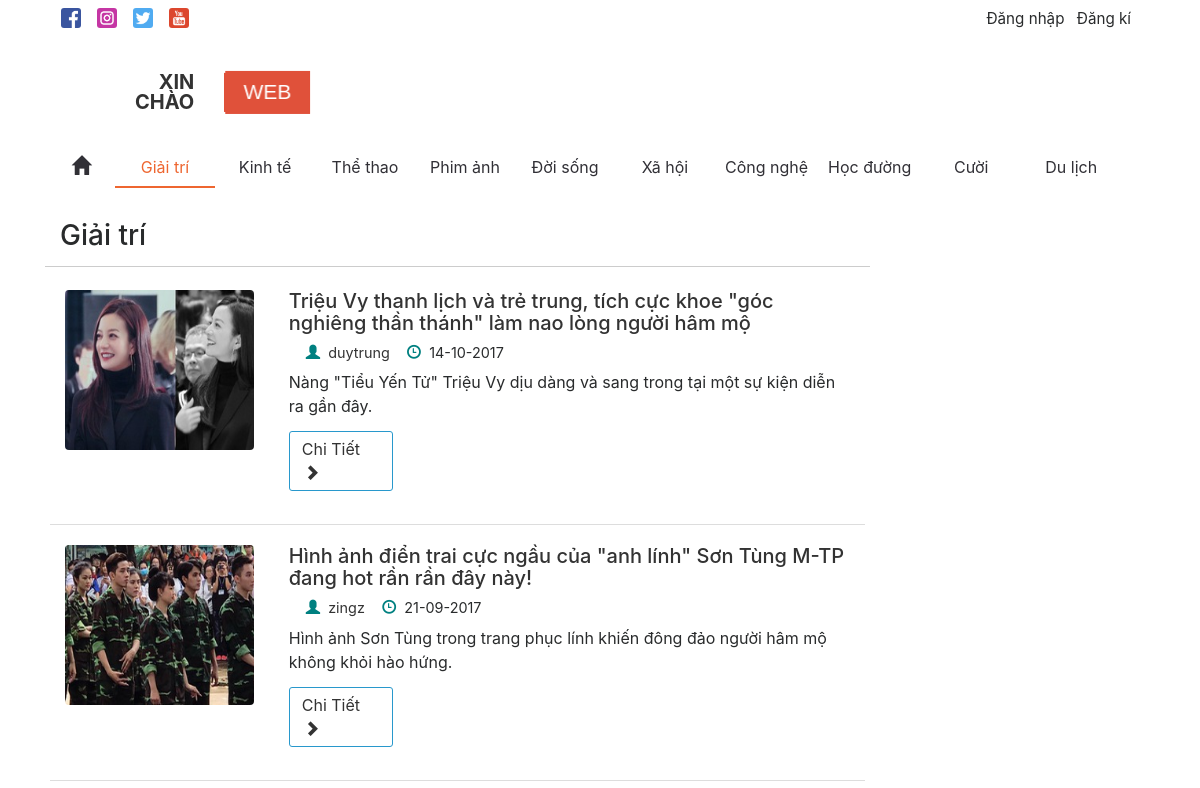
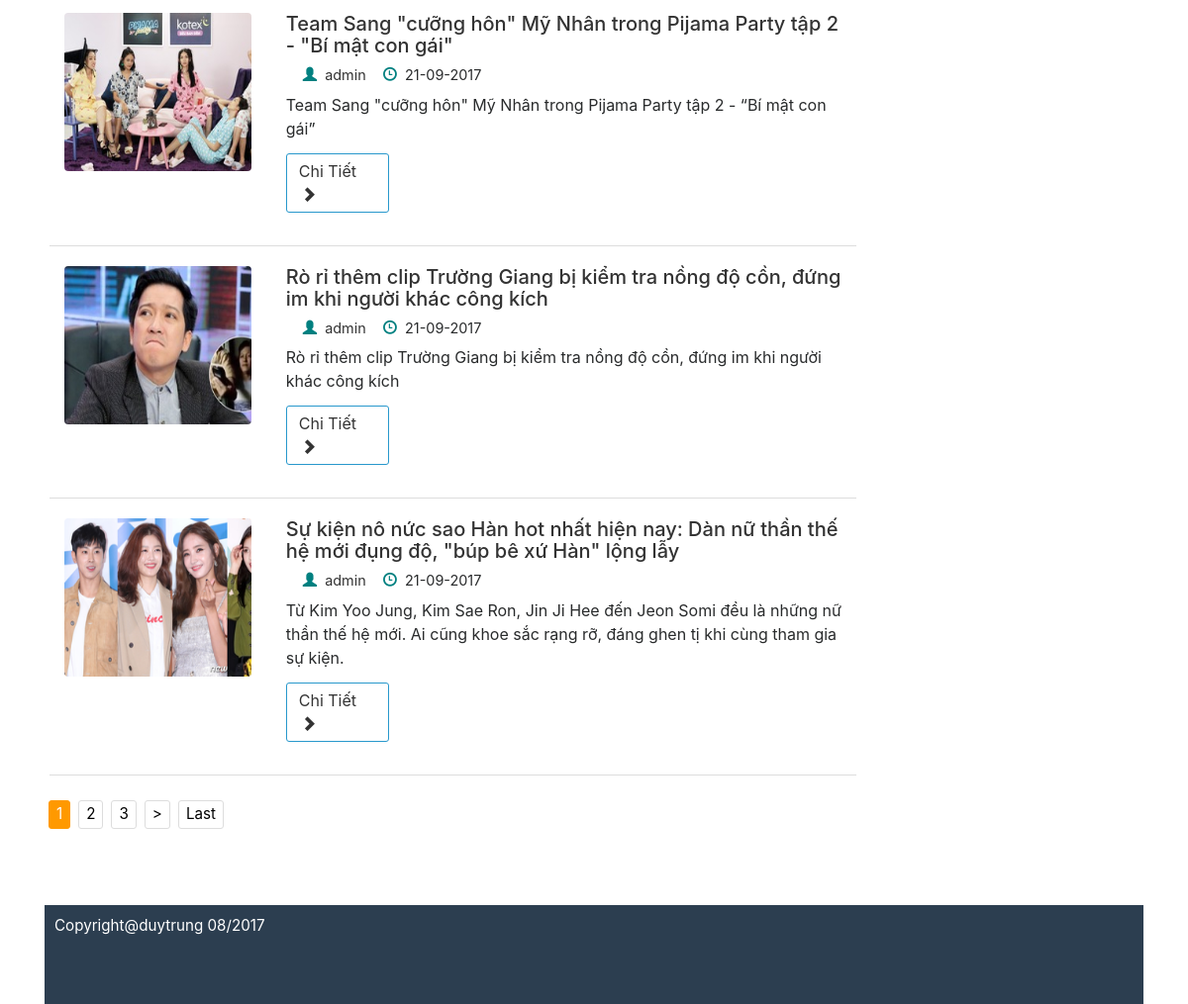
Page /category.php?cid=1 on the committed database (2 pictures, top to bottom).
### tables this page shows
CREATE TABLE `category` (
  `cate_id` int(11) NOT NULL,
  `cate_name` varchar(100) NOT NULL
);

CREATE TABLE `tintuc` (
  `news_id` int(11) NOT NULL,
  `news_title` varchar(500) NOT NULL,
  `hinhanh` varchar(100) NOT NULL,
  `mota` text NOT NULL,
  `content` text NOT NULL,
  `post_on` datetime NOT NULL,
  `cate_id` int(11) NOT NULL,
  `user_id` int(11) NOT NULL
);

CREATE TABLE `users` (
  `user_id` int(11) NOT NULL,
  `user_name` varchar(50) NOT NULL,
  `password` varchar(50) NOT NULL,
  `join_date` date NOT NULL,
  `level` int(11) NOT NULL
);

### library/function.php (called while the page is built, shortened)
<?php
	function cutString($str,$lenght,$ext = "...")
	{
		if(mb_strlen($str,'UTF-8') > $lenght)
		{
			$str = substr($str , 0, $lenght);
			$index = strripos($str , " ");
			return substr($str, 0, $index)." ". $ext ;
		}else{
			return $str;
		}
	}
	function formatTimetoDay($time)
	{
		$timestamp = strtotime($time);
		return date("d-m-Y",$timestamp);
	}
	function getNewsonCateid($cate_id,$start,$displayItem)
	{
		global $conn;
		$sql= "SELECT t.news_id,t.cate_id,t.news_title,t.hinhanh,t.mota,t.post_on,u.user_name ";
		$sql .= " FROM tintuc t " ;
		$sql .= " INNER JOIN users u ";
		$sql .= " USING(user_id) ";
		$sql .= " WHERE cate_id = :cate_id ";
		$sql .= " ORDER BY news_id DESC ";
		$sql .= " LIMIT :start,:displayItem ";
		$stmt = $conn->prepare($sql);
		$stmt->bindParam(":cate_id",$cate_id,PDO::PARAM_INT);
		$stmt->bindParam(":start",$start,PDO::PARAM_INT);
		$stmt->bindParam(":displayItem",$displayItem,PDO::PARAM_INT);
		return $stmt;
	}
  	function unicode_convert($str)
  	{
        $unicode = array(
            'a'=>array('á','à','ả','ã','ạ','ă','ắ','ặ','ằ','ẳ','ẵ','â','ấ','ầ','ẩ','ẫ','ậ'),
                'A'=>array('Á','À','Ả','Ã','Ạ','Ă','Ắ','Ặ','Ằ','Ẳ','Ẵ','Â','Ấ','Ầ','Ẩ','Ẫ','Ậ'),
                'd'=>array('đ'),
                'D'=>array('Đ'),
                'e'=>array('é','è','ẻ','ẽ','ẹ','ê','ế','ề','ể','ễ','ệ'),
                'E'=>array('É','È','Ẻ','Ẽ','Ẹ','Ê','Ế','Ề','Ể','Ễ','Ệ'),
                'i'=>array('í','ì','ỉ','ĩ','ị'),
                'I'=>array('Í','Ì','Ỉ','Ĩ','Ị'),
                'o'=>array('ó','ò','ỏ','õ','ọ','ô','ố','ồ','ổ','ỗ','ộ','ơ','ớ','ờ','ở','ỡ','ợ'),
                '0'=>array('Ó','Ò','Ỏ','Õ','Ọ','Ô','Ố','Ồ','Ổ','Ỗ','Ộ','Ơ','Ớ','Ờ','Ở','Ỡ','Ợ'),
                'u'=>array('ú','ù','ủ','ũ','ụ','ư','ứ','ừ','ử','ữ','ự'),
                'U'=>array('Ú','Ù','Ủ','Ũ','Ụ','Ư','Ứ','Ừ','Ử','Ữ','Ự'),
                'y'=>array('ý','ỳ','ỷ','ỹ','ỵ'),
                'Y'=>array('Ý','Ỳ','Ỷ','Ỹ','Ỵ'),
                 '-'=>array(' ','&quot;','.','?',':','!'),
                ''=>array('(',')',',',"'",'"')
            );
            foreach($unicode as $nonUnicode=>$uni){
              foreach($uni as $value)
              $str = str_replace($value,$nonUnicode,$str);
            }
      return $str;
  	}
?>

### category.php (the view)
<?php
	include('templates/header.php');
?>
		<div id='content' class='row'>
			<div class="col-xs-6 col-sm-12 col-md-10 col-lg-10 cate-item">
				<div class='row cate-content'>
				<?php
				if(isset($_GET['cid']))
				{
					$cate_id =$_GET['cid'];
					$sql = "SELECT * FROM category WHERE cate_id = :cate_id" ;
					$stmt= $conn->prepare($sql);
					$stmt->bindParam(":cate_id",$cate_id,PDO::PARAM_INT);
					$stmt->execute();
					if($stmt->rowCount()>0){
						$cate = $stmt->fetch(PDO::FETCH_OBJ);
						echo "<h3>".$cate->cate_name."</h3>";
					?>
				<?php
					$displayItem = 5;
					$sql = "SELECT news_id FROM tintuc WHERE cate_id = :cate_id ";
					$stmt= $conn->prepare($sql);
					$stmt->bindParam(":cate_id",$cate_id,PDO::PARAM_INT);
					$stmt->execute();
					$totalNew = $stmt->rowCount();
					$totalPage = ceil($totalNew/$displayItem);
					if(isset($_GET['page']) && filter_var($_GET['page'],FILTER_VALIDATE_INT) && $_GET['page']>0)
					{
						if($_GET['page'] > $totalPage)
						{
							$start = ($totalPage-1) * $displayItem;
						}else{
							$start = ($_GET['page']-1) * $displayItem;
						}
					}else{
						$start = 0;
					}
					$stmt = getNewsonCateid($cate_id,$start,$displayItem);
					$stmt->execute();
					if($stmt->rowCount() > 0)
					{
						$tintucs = $stmt->fetchALl(PDO::FETCH_OBJ);
						foreach($tintucs as $tin)
						{
						$tieude_khongdau = strtolower(unicode_convert($tin->news_title));
				?>
					<div class="media row">
						<div class='img-media  col-12 col-md-3'>
							<a href="tin-tuc/<?php echo $tin->news_id;?>/<?php echo $tieude_khongdau;?>.html" ><img class="d-flex mr-3" src="upload/<?php echo $tin->hinhanh;?>" alt="Generic placeholder image">
							<div class='blackFrame'></div></a>
						</div>
					  	<div class="media-body col-12 col-md-9">
						   <h5 class="mt-0"><a href="tin-tuc/<?php echo $tin->news_id;?>/<?php echo $tieude_khongdau;?>.html"><?php echo $tin->news_title;?></a></h5>
						    <p class="extend"><span class="glyphicon glyphicon-user" aria-hidden="true"></span><a href=""><?php echo $tin->user_name;?></a><span class="glyphicon glyphicon-time" aria-hidden="true"></span><?php echo formatTimetoDay($tin->post_on); ?></p>
						   	<?php
						   	echo cutString($tin->mota,180);
						   	?>
						   	<a href="tin-tuc/<?php echo $tin->news_id;?>/<?php echo $tieude_khongdau;?>.html"><div class="button">Chi Tiết  <span class="glyphicon glyphicon-chevron-right" aria-hidden="true"></span></div></a>
					  	</div>
					</div>
					<?php
						}
					}else{
						echo "<p class='alert alert-danger'>Không có bài viết ở trong chuyên mục này</p>";
					}
						$pageShow = 5;
						phantrangcate($pageShow,$displayItem, $totalPage, $start);
				}else{
					echo "<p class='alert alert-danger'>chuyên mục không tồn tại</p>";
					}
				}
				?>
				</div>
			</div>
	<?php include('templates/footer.php');
	?>

### templates/header.php (shortened to what this page needs)
<?php
	include_once('library/connect.php');
	include_once('library/phantrang1.php');
	include('library/function.php');
?>
<!DOCTYPE html>
<html>
<head lang="vi">
	<link rel="stylesheet" href="public/css/bootstrap.min.css">
	<link rel="stylesheet" type="text/css" href="public/css/mystyle.css">
	<link href="public/css/glyphicons.css" rel="stylesheet" />
</head>
<body>
	<div class="container" id='tp'>
		<nav class="navbar navbar-toggleable-md navbar-light bg-faded" id='nav-top'>
			  <div class="collapse navbar-collapse" id="navbarSupportedContent">
			    <ul class="navbar-nav mr-auto">
			      	<li class="nav-item">
			       		<a class="navbar-brand" href="#">
				    		<img src="library/images/icon-face.png" width="20" height="20" alt="">
				  		</a>
			      	</li>
			      	<li class="nav-item">
			      	 	<a class="navbar-brand" href="#">
				    		<img src="library/images/icon-instar.png" width="20" height="20" alt="">
				  		</a>
			      	</li>
			      	<li class="nav-item">
			       		<a class="navbar-brand" href="#">
				    		<img src="library/images/icon-tweet.png" width="20" height="20" alt="">
				  		</a>
			      	</li>
			      	<li class="nav-item">
			       		<a class="navbar-brand" href="#">
				    		<img src="library/images/icon-youtub.png" width="20" height="20" alt="">
				  		</a>
			      	</li>
			    </ul>
			    <div class="my-2 my-lg-0" id='nav-top-right'>
			    	<?php
			    		if(isset($_SESSION['user_name']))
			    		{
			    	?>
			    			<a class="mr-sm-2"><span class="glyphicon glyphicon-user" aria-hidden="true"></span> <?php echo $_SESSION['user_name'];?></a>
			    			<a class="mr-sm-2" href="logout.php">Đăng xuất</a>
			    			<?php if($_SESSION['level']==4)
			    			{?>
			    				<a class="mr-sm-2" href="admin/admin.php">Quản lí</a>
			    			<?php
			    			}?>
			    	<?php
			    		}
			    	else{
					?>
						<a class="mr-sm-2 login-btn" data-toggle="modal" data-target="#myLogin" >Đăng nhập</a>
			      		<a class="mr-sm-2 register-btn" data-toggle="modal" data-target="#myLogin" >Đăng kí</a>
					<?php
			    	}
			    	?>
			    </div>
			  </div>
			</nav>
		<div class="row" id='header'>
			<div class="col-xs-6 col-sm-12 col-md-4 col-lg-4">
				<div id="main">
		            <div id="msg"><a href="index.php">XIN<br>CHÀO</a></div>
		            <div id="box">
		                <div id="side1">WEB</div>
		                <div id="side3">TỨC</div>
		                <div id="side4">TIN</div>
            		</div>
       			</div>
			</div>
		</div>
	</div>
	<?php require("navs.php");?>
	<div class="container">

### templates/navs.php (shortened to what this page needs)
<div class="container" id="nav-menu">
	<nav class="nav" id="navs">
		<a href="trang-chu.html" class=" nav-link <?php echo isset($_GET['cid']) || isset($_GET['nid'])?"":"active";?>"><span class="glyphicon glyphicon-home" aria-hidden="true" style="font-size: 1.2em;padding-bottom: 0px"></span></a>
		<?php
			$sql = "SELECT * FROM category";
			$stmt = $conn->prepare($sql);
			$stmt->execute();
			$cates = $stmt->fetchAll(PDO::FETCH_OBJ);
			if($stmt->rowCount()==0)
			{
				echo "<p>Chưa có chuyên mục nào</p>";
			}
			else{
				foreach ($cates as $cate) {
				$cate_khongdau = strtolower(unicode_convert($cate->cate_name));
				if((isset($_GET['cid']) && $_GET['cid'] == $cate->cate_id )|| (isset($cate_idx) && $cate_idx ==  $cate->cate_id)){
					$active = "active";
				}else{
					$active = "";
				}
				echo "<a class='nav-link ".$active."' href='danh-muc/".$cate->cate_id."/".$cate_khongdau.".html'>$cate->cate_name</a>";
				}
			}
		?>
	</nav>
</div>

### library/phantrang1.php (shortened to what this page needs)
<?php
function phantrangcate($pageShow,$displayItem,$totalPage,$start)
{
	if($totalPage > 1){
		$actual_link = (isset($_SERVER['HTTPS']) ? "https" : "http") . "://$_SERVER[HTTP_HOST]$_SERVER[REQUEST_URI]";
		$currentPage= $start/$displayItem + 1;
				$first="";
				$prew="";
				$next="";
				$last="";
				if($currentPage<$totalPage){
					$last= "<a href='$actual_link&page=$totalPage'>Last</a>";
					$next= "<a href='$actual_link&page=".($currentPage+1)."'>></a>";
				}
					if($totalPage>$pageShow){
						if($currentPage==1){
							$startPage=1;
							$endPage=$pageShow;
						}else if($currentPage==$totalPage){
								$endPage=$totalPage;
								$startPage=$totalPage - $pageShow + 1;
						}else{
							$startPage= $currentPage - ($pageShow-1)/2;
							$endPage= $currentPage + ($pageShow-1)/2;
							if($startPage<1){
								$startPage=1;
								$endPage=$endPage+1;
							}
							if($endPage>$totalPage){
								$startPage=$startPage-1;
								$endPage=$totalPage;
							}
						}
					}
					else{
						$startPage = 1 ;
						$endPage= $totalPage;
					}
					$listPage="";
					for($i=$startPage;$i<=$endPage;$i++){
						if($i==$currentPage){
							$listPage.="<a href='$actual_link&page=$i' class='active'>$i</a>";
						}else{
							$listPage.="<a href='$actual_link&page=$i'>$i</a>";
						}
					}
		echo "<div class='center'>";
		echo "<div class='pagination'>".$first.$prew.$listPage.$next.$last."</div>";
		echo "</div>";
 	}
}
?>

### templates/footer.php (shortened to what this page needs)
		<div class="col-xs-6 col-sm-12 col-md-2 col-lg-2">
		</div>
	</div>
		<div id="footer">
			Copyright@duytrung 08/2017
		</div>
	</div>
</body>
</html>

### public/css/mystyle.css (style rules this page uses)
a { color: #333; }
p { line-height: 1.5em; }
.bg-faded { background-color: #fff; padding-top: 0px; padding-bottom: 0px; }
#nav-top img { border-radius: 3px; margin-top: -5px; width:20px; height:20px; }
#nav-top-right { padding-top: 8px; font-size: 0.95em; }
#header { height: 80px; margin-top: 30px; position: relative; }
.nav-link { padding: 3px 10px; }
#navs { margin:0px; background-color: #fff; z-index: 111; }
#navs a { color: #313036; padding-top: 7px; padding-bottom: 7px; min-width: 100px; text-align: center; }
#navs a:first-child { min-width: 70px !important; }
#navs .active { color: #EE6630; border-bottom: 2px solid #EE6630; transition: all .2s; }
#content { margin:17px 0px; min-height: 370px; }
.cate-item { padding: 0px; border-radius: 4px; padding-bottom: 17px; margin-bottom: 17px; }
.cate-content { padding: 0px 115px 20px 15px; }
.cate-content h3 { width: 100%; padding: 15px; border-bottom: 1px solid #ccc; }
.cate-item .media { margin: 5px; padding: 10px 0px 20px 0px; border-bottom: 1px solid #ddd; }
.cate-item .img-media { width: 220px; height:160px; overflow:hidden; margin-right: 20px; position: relative; border-radius: 4px; }
.cate-item .media img { width: 220px; height:160px; border-radius: 4px; transition: all .5s ease-in-out; }
.extend { font-size: 0.92em; margin-bottom: 7px; }
.cate-item .media-body span { margin-left: 10px; }
.glyphicon { margin-left:2px !important; }
.button { width: 104px; margin: 13px 0px; padding: 5px 12px; border: 1px solid #2898cc; cursor: pointer; position: relative; overflow: hidden; border-radius: 3px; color: #333; }
.button:after { content: ""; width: 0px; left: -10%; height: 120%; bottom: 0; position: absolute; transform: skewX(15deg); background-color: #2898cc; z-index: -1; transition: .5s; }
#footer { font-size: 0.95em; width: 100%; height: 100px; padding: 10px; color: #fff; background-color: #2c3e50; }
.extend .glyphicon { font-size: 1em; margin: 0px 6px 0px 10px; padding-left: 15px; padding-right: 2px; color: #008080; }
.extend { font-size: 0.9em; }
.center { text-align: center; margin-top: 20px; }
.pagination { display: inline-block; }
.pagination a { font-size: 0.95em; color: black; float: left; padding: 2px 7px; border-radius: 3px; text-decoration: none; transition: background-color .3s; border: 1px solid #ddd; margin: 0 4px; }
.pagination a.active { background-color: #FF9900; color: white !important; border: 1px solid #FF9900; }
#main { width: 170px; height: 40px; position: absolute; top:30%; left: 50%; transform: translate(-50%,-50%); perspective: 800px; }
#msg { font-weight: 700; display: inline-block; font-size: 20px; line-height: 20px; text-align: right; }
#box { width: 80px; float: right; transform-style: preserve-3d; -webkit-animation:rotate 10s ease-in-out infinite; }
#side1 { position: absolute; width: 80px; height: 40px; color:white; font-family: arial; text-align: center; line-height: 40px; font-size: 20px; transform: translateZ(40px); background-color: #e0513a; }
#side3 { position: absolute; width: 80px; height: 40px; color:white; font-family: arial; text-align: center; line-height: 40px; font-size: 20px; transform: rotateY(180deg) translateZ(40px); background-color: #e0513a; }
#side4 { position: absolute; width: 80px; height: 40px; color:white; font-family: arial; text-align: center; line-height: 40px; font-size: 20px; transform: rotateY(90deg) translateX(40px); background-color: #e0513a; transform-origin: right; }

### rows in the picture
category: cate_name "Giải trí"
category: cate_name "Kinh tế"
category: cate_name "Thể thao"
category: cate_name "Phim ảnh"
category: cate_name "Đời sống"
category: cate_name "Xã hội"
category: cate_name "Công nghệ"
category: cate_name "Học đường"
category: cate_name "Cười"
category: cate_name "Du lịch"
tintuc: hinhanh (picture), news_title "Triệu Vy thanh lịch và trẻ trung, tích cực khoe \"góc nghiêng thần thánh\" làm nao lòng người hâm mộ", user.user_name "duytrung", post_on "14-10-2017", mota "Nàng \"Tiểu Yến Tử\" Triệu Vy dịu dàng và sang trong tại một sự kiện diễn ra gần đây."
tintuc: hinhanh (picture), news_title "Hình ảnh điển trai cực ngầu của \"anh lính\" Sơn Tùng M-TP đang hot rần rần đây này!", user.user_name "zingz", post_on "21-09-2017", mota "Hình ảnh Sơn Tùng trong trang phục lính khiến đông đảo người hâm mộ không khỏi hào hứng."
tintuc: hinhanh (picture), news_title "Team Sang \"cưỡng hôn\" Mỹ Nhân trong Pijama Party tập 2 - \"Bí mật con gái\"", user.user_name "admin", post_on "21-09-2017", mota "Team Sang \"cưỡng hôn\" Mỹ Nhân trong Pijama Party tập 2 - “Bí mật con gái”"
tintuc: hinhanh (picture), news_title "Rò rỉ thêm clip Trường Giang bị kiểm tra nồng độ cồn, đứng im khi người khác công kích", user.user_name "admin", post_on "21-09-2017", mota "Rò rỉ thêm clip Trường Giang bị kiểm tra nồng độ cồn, đứng im khi người khác công kích"
tintuc: hinhanh (picture), news_title "Sự kiện nô nức sao Hàn hot nhất hiện nay: Dàn nữ thần thế hệ mới đụng độ, \"búp bê xứ Hàn\" lộng lẫy", user.user_name "admin", post_on "21-09-2017", mota "Từ Kim Yoo Jung, Kim Sae Ron, Jin Ji Hee đến Jeon Somi đều là những nữ thần thế hệ mới. Ai cũng khoe sắc rạng rỡ, đáng ghen tị khi cùng tham gia sự kiện."
